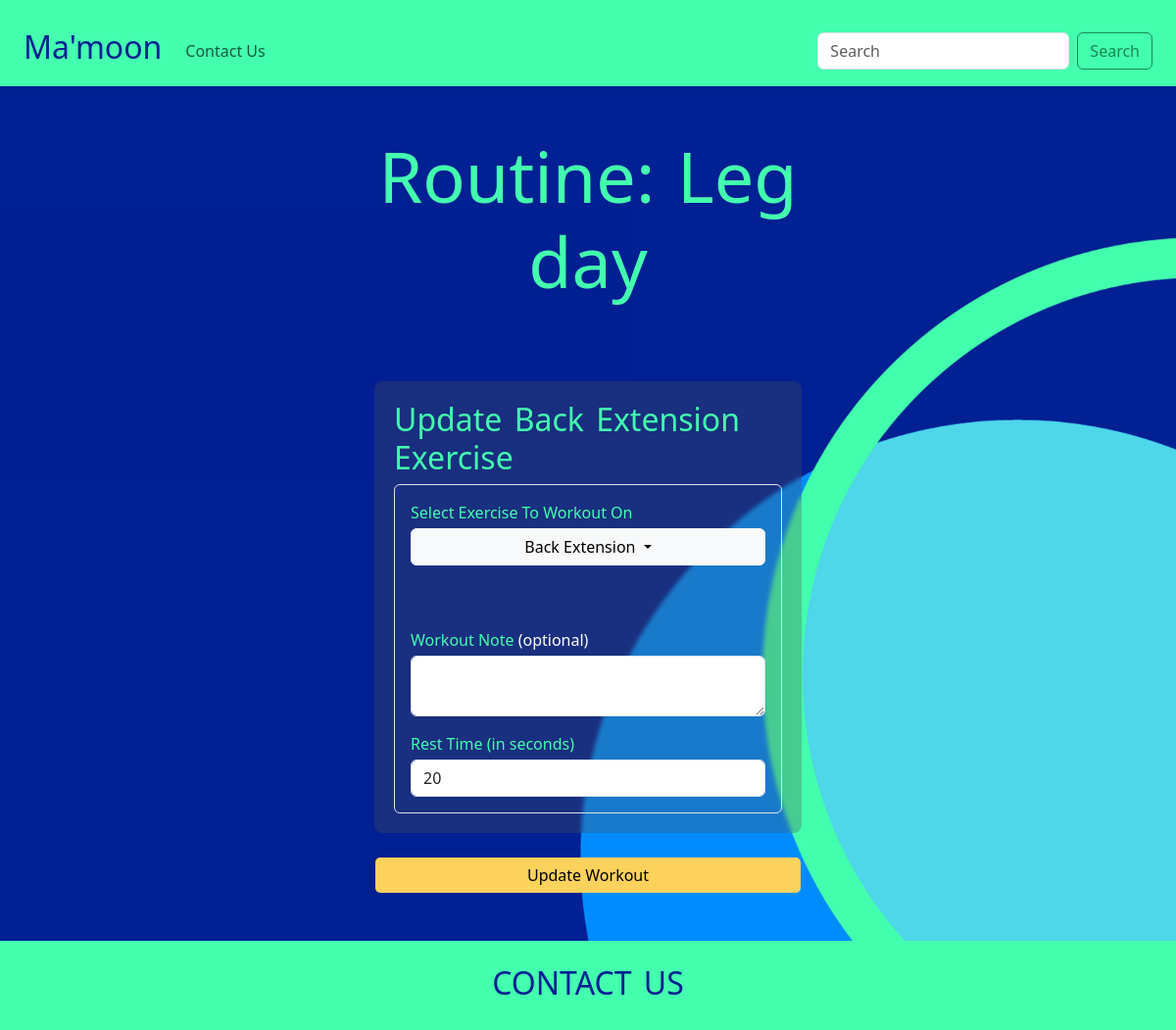
Page /workouts/update/21/ on the earlier database version.
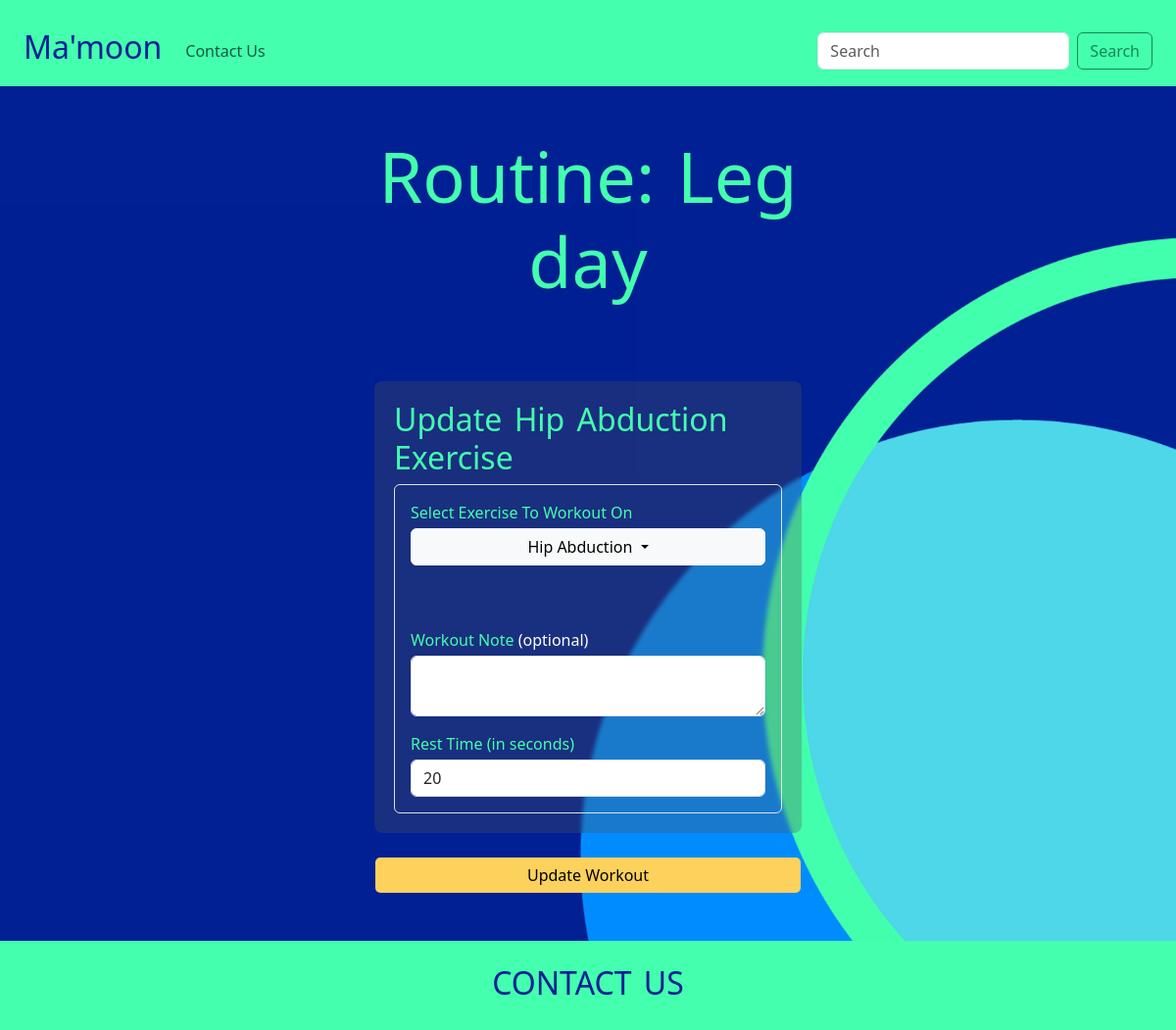
Same page on the later database version.
### workouts/models.py (models this page shows, shortened)
class Workout(models.Model):
    routine = models.ForeignKey(Routine, on_delete=models.CASCADE)
    exercise = models.ForeignKey(Exercise, on_delete=models.CASCADE)
    note = models.TextField(blank=True)
    restTime = models.PositiveIntegerField(blank=True)
    start_time = models.DateTimeField(default=timezone.now)
    created_at = models.DateTimeField(auto_now_add=True)

### exercises/models.py (models this page shows, shortened)
class Exercise(models.Model):
    class WorkoutCategory(models.TextChoices):
        HOME_WORKOUT = 'home', 'Home Workout'
        CLUB_WORKOUT = 'club', 'Club Workout'
        BOTH_WORKOUTS = 'both', 'Home and Club Workouts'
    class EquipmentCategory(models.TextChoices):
        NO_EQUIPMENT = 'none', 'No Machine'
        MACHINE = 'machine', 'Machine'
    class ExerciseCategory(models.TextChoices):
        STRENGTH = 'strength', 'Strength'
        CARDIO = 'cardio', 'Cardio'
        FLEXIBILITY = 'flexibility', 'Flexibility'
    name = models.CharField(max_length=256)
    description = models.TextField(blank=True)
    image = models.ImageField(upload_to="media/images/exercises/")
    video_link = models.URLField(blank=True)
    video = models.FileField(upload_to="media/videos/", blank=True)
    workout_category = models.CharField(
        max_length=30,
        choices=WorkoutCategory.choices
    )
    equipment_category = models.CharField(
        max_length=30,
        choices=EquipmentCategory.choices
    )
    exercise_category = models.CharField(
        max_length=30,
        choices=ExerciseCategory.choices
    )

### workouts/views.py (the view, shortened to what this page needs)
# urls.py: path("update/<workout_id>/", views.update_workout_view, name="update_workout_view"),
def update_workout_view(request:HttpRequest, workout_id:int):
    workout = Workout.objects.get(pk=workout_id)
    routine = Routine.objects.get(pk=workout.routine.id)
    exercises = Exercise.objects.all()
    return render(
        request,"workouts/update_workout.html",
        {
            "routine": routine,
            'workout':workout,
            'exercises': exercises,
        },
    )

### workouts/templates/workouts/update_workout.html (shortened to what this page needs)
{% extends 'main/base.html' %}
{% block content %}
{% load static %}
<div class="d-flex flex-column justify-content-center align-items-center">
    <div class="row justify-content-center w-100">
        <div class="col-12 col-sm-10 col-lg-5">
            <form class="d-flex flex-column gap-4" action="{% url 'workouts:update_workout_view' workout.id %}" method="post" enctype="multipart/form-data">
                <div class="d-flex flex-column mb-5" style="width: 100%;">
                    <h1 class="text-sm-center">Routine: {{ routine.name }}</h1>
                </div>
                <div class="transparent-bg">
                    <h2>Update {{ workout.exercise.name }} Exercise</h2>
                    <div class="d-flex flex-column gap-3 border p-3 rounded">
                        <div class="d-flex flex-column gap-1 mb-5">
                            <label for="exercise">Select Exercise To Workout On</label>
                            <div class="dropdown">
                                <button class="btn btn-light dropdown-toggle w-100" type="button" id="exerciseDropdown" data-bs-toggle="dropdown">
                                    {{ workout.exercise.name }}
                                </button>
                            </div>
                        </div>
                        <div class="d-flex flex-column gap-1">
                            <label for="note">Workout Note <span class="text-white">(optional)</span></label>
                            <textarea name="note" id="note" class="form-control">{{ workout.note }}</textarea>
                        </div>
                        <div class="d-flex flex-column gap-1">
                            <label for="restTime">Rest Time (in seconds)</label>
                            <input type="number" name="restTime" id="restTime" value="{{ workout.restTime }}" placeholder="e.g., 30" class="form-control" />
                        </div>
                    </div>
                </div>
                <input type="submit" value="Update Workout" class="btn form-control" style="background-color: #fcd15c; color: black"/>
            </form>
        </div>
    </div>
</div>
{% endblock %}

Differences in the rows shown:
changed Workout: exercise.name "Back Extension" → "Hip Abduction"
